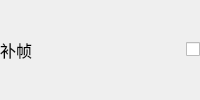
                                   <widget class="QWidget" name="widget_35" native="true">
                                    <layout class="QHBoxLayout" name="horizontalLayout_7">
                                     <property name="leftMargin">
                                      <number>0</number>
                                     </property>
                                     <property name="topMargin">
                                      <number>0</number>
                                     </property>
                                     <property name="rightMargin">
                                      <number>0</number>
                                     </property>
                                     <property name="bottomMargin">
                                      <number>0</number>
                                     </property>
                                     <item>
                                      <widget class="QWidget" name="widget_37" native="true">
                                       <layout class="QHBoxLayout" name="horizontalLayout_56">
                                        <property name="leftMargin">
                                         <number>0</number>
                                        </property>
                                        <property name="topMargin">
                                         <number>0</number>
                                        </property>
                                        <property name="rightMargin">
                                         <number>0</number>
                                        </property>
                                        <property name="bottomMargin">
                                         <number>0</number>
                                        </property>
                                        <item>
                                         <widget class="QLabel" name="label_76">
                                          <property name="font">
                                           <font>
                                            <pointsize>12</pointsize>
                                           </font>
                                          </property>
                                          <property name="text">
                                           <string>补帧</string>
                                          </property>
                                         </widget>
                                        </item>
                                        <item>
                                         <spacer name="horizontalSpacer_21">
                                          <property name="orientation">
                                           <enum>Qt::Orientation::Horizontal</enum>
                                          </property>
                                          <property name="sizeHint" stdset="0">
                                           <size>
                                            <width>40</width>
                                            <height>20</height>
                                           </size>
                                          </property>
                                         </spacer>
                                        </item>
                                        <item>
                                         <widget class="QCheckBox" name="interpolateCheckBox">
                                          <property name="text">
                                           <string/>
                                          </property>
                                          <property name="tristate">
                                           <bool>false</bool>
                                          </property>
                                         </widget>
                                        </item>
                                       </layout>
                                      </widget>
                                     </item>
                                    </layout>
                                   </widget>
